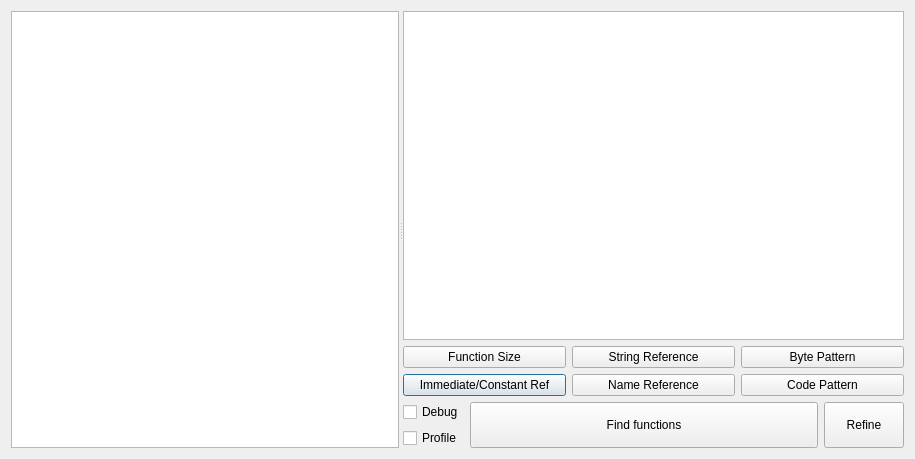
<?xml version="1.0" encoding="UTF-8"?>
<ui version="4.0">
 <class>FindFunc</class>
 <widget class="QDialog" name="FindFunc">
  <property name="geometry">
   <rect>
    <x>0</x>
    <y>0</y>
    <width>915</width>
    <height>459</height>
   </rect>
  </property>
  <property name="windowTitle">
   <string>Filter Signatures</string>
  </property>
  <layout class="QHBoxLayout" name="horizontalLayout_3">
   <item>
    <widget class="QSplitter" name="splitter">
     <property name="orientation">
      <enum>Qt::Horizontal</enum>
     </property>
     <widget class="QTableView" name="tableresults">
      <property name="sizePolicy">
       <sizepolicy hsizetype="Expanding" vsizetype="Expanding">
        <horstretch>0</horstretch>
        <verstretch>0</verstretch>
       </sizepolicy>
      </property>
      <property name="minimumSize">
       <size>
        <width>0</width>
        <height>0</height>
       </size>
      </property>
      <property name="maximumSize">
       <size>
        <width>16777215</width>
        <height>16777215</height>
       </size>
      </property>
      <property name="baseSize">
       <size>
        <width>0</width>
        <height>0</height>
       </size>
      </property>
      <property name="sizeAdjustPolicy">
       <enum>QAbstractScrollArea::AdjustIgnored</enum>
      </property>
      <attribute name="horizontalHeaderStretchLastSection">
       <bool>true</bool>
      </attribute>
     </widget>
     <widget class="QWidget" name="layoutWidget">
      <layout class="QVBoxLayout" name="verticalLayout_2">
       <item>
        <widget class="QTableView" name="tableview">
         <attribute name="horizontalHeaderStretchLastSection">
          <bool>true</bool>
         </attribute>
        </widget>
       </item>
       <item>
        <layout class="QHBoxLayout" name="horizontalLayout">
         <item>
          <layout class="QGridLayout" name="gridLayout">
           <item row="1" column="0">
            <widget class="QPushButton" name="btnaddimm">
             <property name="text">
              <string>Immediate/Constant Ref</string>
             </property>
            </widget>
           </item>
           <item row="0" column="0">
            <widget class="QPushButton" name="btnfuncsize">
             <property name="text">
              <string>Function Size</string>
             </property>
            </widget>
           </item>
           <item row="0" column="1">
            <widget class="QPushButton" name="btnaddstr">
             <property name="text">
              <string>String Reference</string>
             </property>
            </widget>
           </item>
           <item row="1" column="1">
            <widget class="QPushButton" name="btnaddname">
             <property name="text">
              <string>Name Reference</string>
             </property>
            </widget>
           </item>
           <item row="1" column="2">
            <widget class="QPushButton" name="btnaddcode">
             <property name="text">
              <string>Code Pattern</string>
             </property>
            </widget>
           </item>
           <item row="0" column="2">
            <widget class="QPushButton" name="btnaddpattern">
             <property name="text">
              <string>Byte Pattern</string>
             </property>
            </widget>
           </item>
          </layout>
         </item>
        </layout>
       </item>
       <item>
        <layout class="QHBoxLayout" name="horizontalLayout_2" stretch="0,1,0">
         <item>
          <layout class="QVBoxLayout" name="verticalLayout" stretch="0,0">
           <item>
            <widget class="QCheckBox" name="chkdebug">
             <property name="text">
              <string>Debug</string>
             </property>
            </widget>
           </item>
           <item>
            <widget class="QCheckBox" name="chkprofile">
             <property name="text">
              <string>Profile</string>
             </property>
            </widget>
           </item>
          </layout>
         </item>
         <item>
          <widget class="QPushButton" name="btnsearch">
           <property name="sizePolicy">
            <sizepolicy hsizetype="Minimum" vsizetype="Minimum">
             <horstretch>0</horstretch>
             <verstretch>1</verstretch>
            </sizepolicy>
           </property>
           <property name="text">
            <string>Find functions</string>
           </property>
          </widget>
         </item>
         <item>
          <widget class="QPushButton" name="btnrefine">
           <property name="sizePolicy">
            <sizepolicy hsizetype="Minimum" vsizetype="Minimum">
             <horstretch>0</horstretch>
             <verstretch>1</verstretch>
            </sizepolicy>
           </property>
           <property name="text">
            <string>Refine</string>
           </property>
          </widget>
         </item>
        </layout>
       </item>
      </layout>
     </widget>
    </widget>
   </item>
  </layout>
 </widget>
 <resources/>
 <connections/>
</ui>
